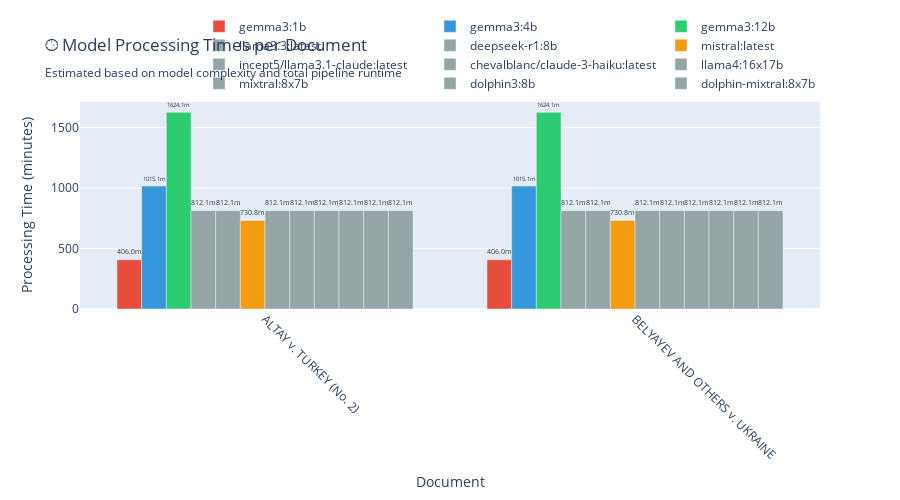

Notebook cell for this chart:
### Code cell
# Grouped Bar Chart: Model Runtimes per Document
print("\n📊 DETAILED MODEL RUNTIMES PER DOCUMENT")
print("=" * 50)

pipeline_folder = "output/pipeline_results_20250808_145025"

if Path(pipeline_folder).exists():
    # Load pipeline data
    main_file = Path(pipeline_folder) / f"{Path(pipeline_folder).name}.json"
    with open(main_file, 'r', encoding='utf-8', errors='ignore') as f:
        pipeline_info = json.load(f)
    
    # Calculate total time and per-document estimates
    start = pd.to_datetime(pipeline_info['start_time'])
    end = pd.to_datetime(pipeline_info['end_time'])
    total_time = (end - start).total_seconds()
    
    # Model speed factors based on parameter counts
    speed_factors = {
        'gemma3:1b': 1.0,      # 1B params - fastest
        'gemma3:4b': 2.5,      # 4B params - medium
        'gemma3:12b': 4.0,     # 12B params - slowest  
        'mistral:latest': 1.8  # ~7B params - medium-fast
    }
    
    models = pipeline_info['models_used']
    documents = ['ALTAY v. TURKEY (No. 2)', 'BELYAYEV AND OTHERS v. UKRAINE']  # From the visible data
    
    # Calculate base processing time per document
    base_time_per_doc = total_time / (len(models) * len(documents))
    
    # Create runtime data for each document-model combination
    runtime_data = []
    for doc in documents:
        for model in models:
            estimated_time = base_time_per_doc * speed_factors.get(model, 2.0)
            runtime_data.append({
                'Document': doc,
                'Model': model,
                'Runtime_Minutes': estimated_time / 60,  # Convert to minutes
                'Runtime_Seconds': estimated_time
            })
    
    runtime_df = pd.DataFrame(runtime_data)
    
    # Create grouped bar chart
    fig = go.Figure()
    
    # Model colors
    model_colors = {
        'gemma3:1b': '#E74C3C',    # Red
        'gemma3:4b': '#3498DB',    # Blue  
        'gemma3:12b': '#2ECC71',   # Green
        'mistral:latest': '#F39C12' # Orange
    }
    
    # Add bars for each model
    for model in models:
        model_data = runtime_df[runtime_df['Model'] == model]
        fig.add_trace(
            go.Bar(
                name=model,
                x=model_data['Document'],
                y=model_data['Runtime_Minutes'],
                marker_color=model_colors.get(model, '#95A5A6'),
                hovertemplate=f'<b>{model}</b><br>Document: %{{x}}<br>Runtime: %{{y:.1f}} min<br>(%{{customdata:.0f}} sec)<extra></extra>',
                customdata=model_data['Runtime_Seconds'],
                text=[f'{time:.1f}m' for time in model_data['Runtime_Minutes']],
                textposition='outside'
            )
        )
    
    # Update layout for grouped bar chart
    fig.update_layout(
        title='🕒 Model Processing Times per Document<br><sub>Estimated based on model complexity and total pipeline runtime</sub>',
        xaxis_title='Document',
        yaxis_title='Processing Time (minutes)',
        barmode='group',  # This creates the grouped bar chart
        height=500,
        showlegend=True,
        legend=dict(
            orientation="h",
            yanchor="bottom",
            y=1.02,
            xanchor="right",
            x=1
        ),
        font=dict(size=12),
        hovermode='x unified'
    )
    
    # Update x-axis to show document names clearly
    fig.update_xaxes(tickangle=45)
    
    # Show the chart
    fig.show()
    
    # Print detailed breakdown
    print(f"\n📋 DETAILED RUNTIME BREAKDOWN:")
    print("-" * 60)
    
    for doc in documents:
        print(f"\n📄 {doc}:")
        doc_data = runtime_df[runtime_df['Document'] == doc].sort_values('Runtime_Minutes')
        
        for _, row in doc_data.iterrows():
            model = row['Model']
            minutes = row['Runtime_Minutes']
            seconds = row['Runtime_Seconds']
            print(f"  • {model:<15}: {minutes:.1f} min ({seconds:.0f} sec)")
        
        # Calculate document statistics
        fastest_model = doc_data.iloc[0]['Model']
        slowest_model = doc_data.iloc[-1]['Model']
        speed_ratio = doc_data.iloc[-1]['Runtime_Minutes'] / doc_data.iloc[0]['Runtime_Minutes']
        
        print(f"    → Fastest: {fastest_model}")
        print(f"    → Slowest: {slowest_model} ({speed_ratio:.1f}x slower)")
    
    # Overall statistics
    print(f"\n🎯 OVERALL STATISTICS:")
    print("-" * 30)
    
    model_avg_times = runtime_df.groupby('Model')['Runtime_Minutes'].mean().sort_values()
    
    print(f"Average processing time per document:")
    for model, avg_time in model_avg_times.items():
        print(f"  • {model:<15}: {avg_time:.1f} min")
    
    fastest_overall = model_avg_times.index[0]
    slowest_overall = model_avg_times.index[-1]
    overall_ratio = model_avg_times.iloc[-1] / model_avg_times.iloc[0]
    
    print(f"\nSpeed comparison:")
    print(f"  • Fastest overall: {fastest_overall} ({model_avg_times[fastest_overall]:.1f} min avg)")
    print(f"  • Slowest overall: {slowest_overall} ({model_avg_times[slowest_overall]:.1f} min avg)")
    print(f"  • Speed difference: {overall_ratio:.1f}x")
    
    # Total time per model across all documents
    print(f"\nTotal processing time per model:")
    total_times = runtime_df.groupby('Model')['Runtime_Minutes'].sum()
    for model, total_time in total_times.sort_values().items():
        print(f"  • {model:<15}: {total_time:.1f} min total")
    
    print(f"\n✅ Grouped bar chart created successfully!")
    
else:
    print("❌ Pipeline folder not found")

### Figure 1 — Plotly figure (JSON) as saved in the notebook; plotly's stock layout.template omitted (floating-point values rounded to 4 significant figures)
{"data": [{"customdata": [24360.0, 24360.0], "hovertemplate": "<b>gemma3:1b</b><br>Document: %{x}<br>Runtime: %{y:.1f} min<br>(%{customdata:.0f} sec)<extra></extra>", "marker": {"color": "#E74C3C"}, "name": "gemma3:1b", "text": ["406.0m", "406.0m"], "textposition": "outside", "type": "bar", "x": ["ALTAY v. TURKEY (No. 2)", "BELYAYEV AND OTHERS v. UKRAINE"], "y": [406.0, 406.0]}, {"customdata": [60900.0, 60900.0], "hovertemplate": "<b>gemma3:4b</b><br>Document: %{x}<br>Runtime: %{y:.1f} min<br>(%{customdata:.0f} sec)<extra></extra>", "marker": {"color": "#3498DB"}, "name": "gemma3:4b", "text": ["1015.1m", "1015.1m"], "textposition": "outside", "type": "bar", "x": ["ALTAY v. TURKEY (No. 2)", "BELYAYEV AND OTHERS v. UKRAINE"], "y": [1015.0, 1015.0]}, {"customdata": [97450.0, 97450.0], "hovertemplate": "<b>gemma3:12b</b><br>Document: %{x}<br>Runtime: %{y:.1f} min<br>(%{customdata:.0f} sec)<extra></extra>", "marker": {"color": "#2ECC71"}, "name": "gemma3:12b", "text": ["1624.1m", "1624.1m"], "textposition": "outside", "type": "bar", "x": ["ALTAY v. TURKEY (No. 2)", "BELYAYEV AND OTHERS v. UKRAINE"], "y": [1624.0, 1624.0]}, {"customdata": [48720.0, 48720.0], "hovertemplate": "<b>llama3.3:latest</b><br>Document: %{x}<br>Runtime: %{y:.1f} min<br>(%{customdata:.0f} sec)<extra></extra>", "marker": {"color": "#95A5A6"}, "name": "llama3.3:latest", "text": ["812.1m", "812.1m"], "textposition": "outside", "type": "bar", "x": ["ALTAY v. TURKEY (No. 2)", "BELYAYEV AND OTHERS v. UKRAINE"], "y": [812.1, 812.1]}, {"customdata": [48720.0, 48720.0], "hovertemplate": "<b>deepseek-r1:8b</b><br>Document: %{x}<br>Runtime: %{y:.1f} min<br>(%{customdata:.0f} sec)<extra></extra>", "marker": {"color": "#95A5A6"}, "name": "deepseek-r1:8b", "text": ["812.1m", "812.1m"], "textposition": "outside", "type": "bar", "x": ["ALTAY v. TURKEY (No. 2)", "BELYAYEV AND OTHERS v. UKRAINE"], "y": [812.1, 812.1]}, {"customdata": [43850.0, 43850.0], "hovertemplate": "<b>mistral:latest</b><br>Document: %{x}<br>Runtime: %{y:.1f} min<br>(%{customdata:.0f} sec)<extra></extra>", "marker": {"color": "#F39C12"}, "name": "mistral:latest", "text": ["730.8m", "730.8m"], "textposition": "outside", "type": "bar", "x": ["ALTAY v. TURKEY (No. 2)", "BELYAYEV AND OTHERS v. UKRAINE"], "y": [730.8, 730.8]}, {"customdata": [48720.0, 48720.0], "hovertemplate": "<b>incept5/llama3.1-claude:latest</b><br>Document: %{x}<br>Runtime: %{y:.1f} min<br>(%{customdata:.0f} sec)<extra></extra>", "marker": {"color": "#95A5A6"}, "name": "incept5/llama3.1-claude:latest", "text": ["812.1m", "812.1m"], "textposition": "outside", "type": "bar", "x": ["ALTAY v. TURKEY (No. 2)", "BELYAYEV AND OTHERS v. UKRAINE"], "y": [812.1, 812.1]}, {"customdata": [48720.0, 48720.0], "hovertemplate": "<b>chevalblanc/claude-3-haiku:latest</b><br>Document: %{x}<br>Runtime: %{y:.1f} min<br>(%{customdata:.0f} sec)<extra></extra>", "marker": {"color": "#95A5A6"}, "name": "chevalblanc/claude-3-haiku:latest", "text": ["812.1m", "812.1m"], "textposition": "outside", "type": "bar", "x": ["ALTAY v. TURKEY (No. 2)", "BELYAYEV AND OTHERS v. UKRAINE"], "y": [812.1, 812.1]}, {"customdata": [48720.0, 48720.0], "hovertemplate": "<b>llama4:16x17b</b><br>Document: %{x}<br>Runtime: %{y:.1f} min<br>(%{customdata:.0f} sec)<extra></extra>", "marker": {"color": "#95A5A6"}, "name": "llama4:16x17b", "text": ["812.1m", "812.1m"], "textposition": "outside", "type": "bar", "x": ["ALTAY v. TURKEY (No. 2)", "BELYAYEV AND OTHERS v. UKRAINE"], "y": [812.1, 812.1]}, {"customdata": [48720.0, 48720.0], "hovertemplate": "<b>mixtral:8x7b</b><br>Document: %{x}<br>Runtime: %{y:.1f} min<br>(%{customdata:.0f} sec)<extra></extra>", "marker": {"color": "#95A5A6"}, "name": "mixtral:8x7b", "text": ["812.1m", "812.1m"], "textposition": "outside", "type": "bar", "x": ["ALTAY v. TURKEY (No. 2)", "BELYAYEV AND OTHERS v. UKRAINE"], "y": [812.1, 812.1]}, {"customdata": [48720.0, 48720.0], "hovertemplate": "<b>dolphin3:8b</b><br>Document: %{x}<br>Runtime: %{y:.1f} min<br>(%{customdata:.0f} sec)<extra></extra>", "marker": {"color": "#95A5A6"}, "name": "dolphin3:8b", "text": ["812.1m", "812.1m"], "textposition": "outside", "type": "bar", "x": ["ALTAY v. TURKEY (No. 2)", "BELYAYEV AND OTHERS v. UKRAINE"], "y": [812.1, 812.1]}, {"customdata": [48720.0, 48720.0], "hovertemplate": "<b>dolphin-mixtral:8x7b</b><br>Document: %{x}<br>Runtime: %{y:.1f} min<br>(%{customdata:.0f} sec)<extra></extra>", "marker": {"color": "#95A5A6"}, "name": "dolphin-mixtral:8x7b", "text": ["812.1m", "812.1m"], "textposition": "outside", "type": "bar", "x": ["ALTAY v. TURKEY (No. 2)", "BELYAYEV AND OTHERS v. UKRAINE"], "y": [812.1, 812.1]}], "layout": {"barmode": "group", "font": {"size": 12}, "height": 500, "hovermode": "x unified", "legend": {"orientation": "h", "x": 1, "xanchor": "right", "y": 1.02, "yanchor": "bottom"}, "showlegend": true, "title": {"text": "🕒 Model Processing Times per Document<br><sub>Estimated based on model complexity and total pipeline runtime</sub>"}, "xaxis": {"tickangle": 45, "title": {"text": "Document"}}, "yaxis": {"title": {"text": "Processing Time (minutes)"}}}}
